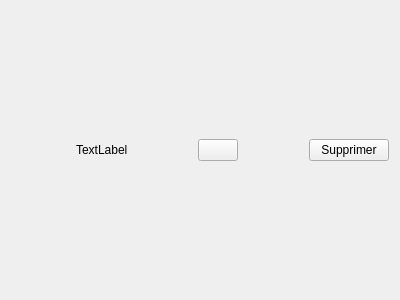
<?xml version="1.0" encoding="UTF-8"?>
<ui version="4.0">
 <class>etatLeft</class>
 <widget class="QWidget" name="etatLeft">
  <property name="geometry">
   <rect>
    <x>0</x>
    <y>0</y>
    <width>400</width>
    <height>300</height>
   </rect>
  </property>
  <property name="windowTitle">
   <string>Form</string>
  </property>
  <property name="windowIcon">
   <iconset>
    <normaloff>:/new/prefix1/icon.jpg</normaloff>:/new/prefix1/icon.jpg</iconset>
  </property>
  <layout class="QGridLayout" name="gridLayout">
   <item row="0" column="0">
    <layout class="QHBoxLayout" name="horizontalLayout">
     <item>
      <spacer name="horizontalSpacer">
       <property name="orientation">
        <enum>Qt::Horizontal</enum>
       </property>
       <property name="sizeHint" stdset="0">
        <size>
         <width>40</width>
         <height>20</height>
        </size>
       </property>
      </spacer>
     </item>
     <item>
      <widget class="QLabel" name="label">
       <property name="text">
        <string>TextLabel</string>
       </property>
      </widget>
     </item>
     <item>
      <spacer name="horizontalSpacer_2">
       <property name="orientation">
        <enum>Qt::Horizontal</enum>
       </property>
       <property name="sizeHint" stdset="0">
        <size>
         <width>40</width>
         <height>20</height>
        </size>
       </property>
      </spacer>
     </item>
     <item>
      <widget class="QPushButton" name="pushButton">
       <property name="text">
        <string/>
       </property>
       <property name="icon">
        <iconset resource="Images.qrc">
         <normaloff>:/new/prefix1/Images/Séléction 2.jpg</normaloff>:/new/prefix1/Images/Séléction 2.jpg</iconset>
       </property>
       <property name="iconSize">
        <size>
         <width>25</width>
         <height>25</height>
        </size>
       </property>
      </widget>
     </item>
     <item>
      <spacer name="horizontalSpacer_3">
       <property name="orientation">
        <enum>Qt::Horizontal</enum>
       </property>
       <property name="sizeHint" stdset="0">
        <size>
         <width>40</width>
         <height>20</height>
        </size>
       </property>
      </spacer>
     </item>
     <item>
      <widget class="QPushButton" name="pushButton_2">
       <property name="text">
        <string>Supprimer</string>
       </property>
       <property name="icon">
        <iconset resource="Images.qrc">
         <normaloff>:/new/prefix1/Images/suppr.png</normaloff>:/new/prefix1/Images/suppr.png</iconset>
       </property>
      </widget>
     </item>
    </layout>
   </item>
  </layout>
 </widget>
 <resources>
  <include location="Images.qrc"/>
 </resources>
 <connections/>
</ui>
